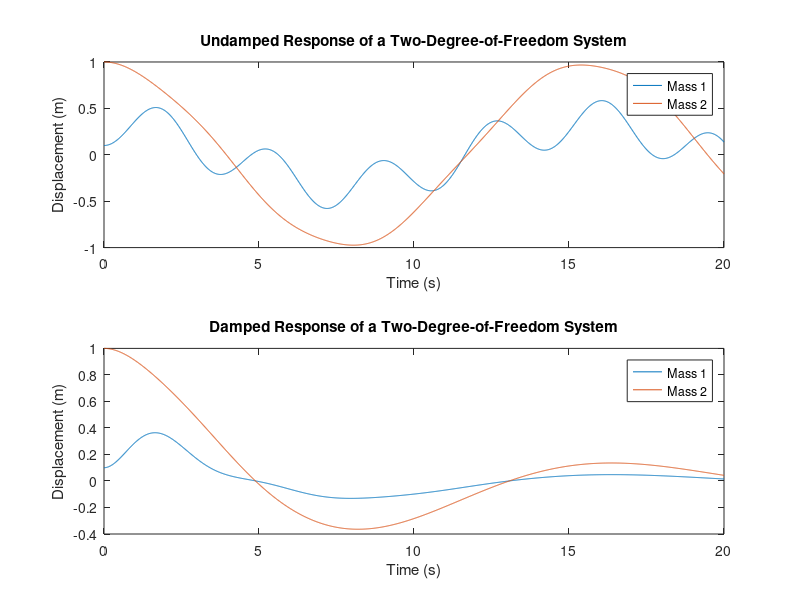

The MATLAB script that drew this image:
clear all; close all;
M = [1 0;0 4];
K = [3 -1;-1 1];

x0 = [0.1;1];
v0 = [0;0];

zeta = [0.3;0.3];

InvSqM = inv(sqrt(M));
Ktild = InvSqM*K*InvSqM;

alpha = 0.175321;
beta = 0.328589;

propC = alpha*M + beta*K;

[e_vec, e_val] = eig(Ktild);
[lambda, I] = sort(diag(e_val));

wn = sqrt(lambda);
D = diag(lambda);

P = e_vec(:,I);

S = InvSqM * P;
invS = inv(S);

r0 = invS * x0;
rd0 = invS * v0;

n = 2;

t = 0:0.01:20;

for ii = 1:n
    undampedR(ii,:) = sqrt((r0(ii))^2 + (rd0(ii))^2/wn(ii)) .* sin(wn(ii).* t + atan2(wn(ii)*r0(ii),rd0(ii)));
    
    wd(ii) = wn(ii)*sqrt(1-zeta(ii)^2);
    A(ii) = sqrt(((rd0(ii)+zeta(ii)*wn(ii)*r0(ii))^2 + (r0(ii)*wd(ii))^2)/wd(ii)^2);
    phi(ii) = atan2(r0(ii)*wd(ii),rd0(ii)+zeta(ii)*wn(ii)*r0(ii));
    
    dampedR(ii,:) = A(ii).*exp(-zeta(ii).*wn(ii).*t).*sin(wd(ii).*t+phi(ii));
end

undampedX = S*undampedR;
dampedX = S*dampedR;

figure(1)

subplot(2,1,1)
plot(t,undampedX);
title('Undamped Response of a Two-Degree-of-Freedom System');
ylabel('Displacement (m)');
xlabel('Time (s)');
legend('Mass 1','Mass 2');

subplot(2,1,2)
plot(t,dampedX);
title('Damped Response of a Two-Degree-of-Freedom System');
ylabel('Displacement (m)');
xlabel('Time (s)');
legend('Mass 1','Mass 2');
